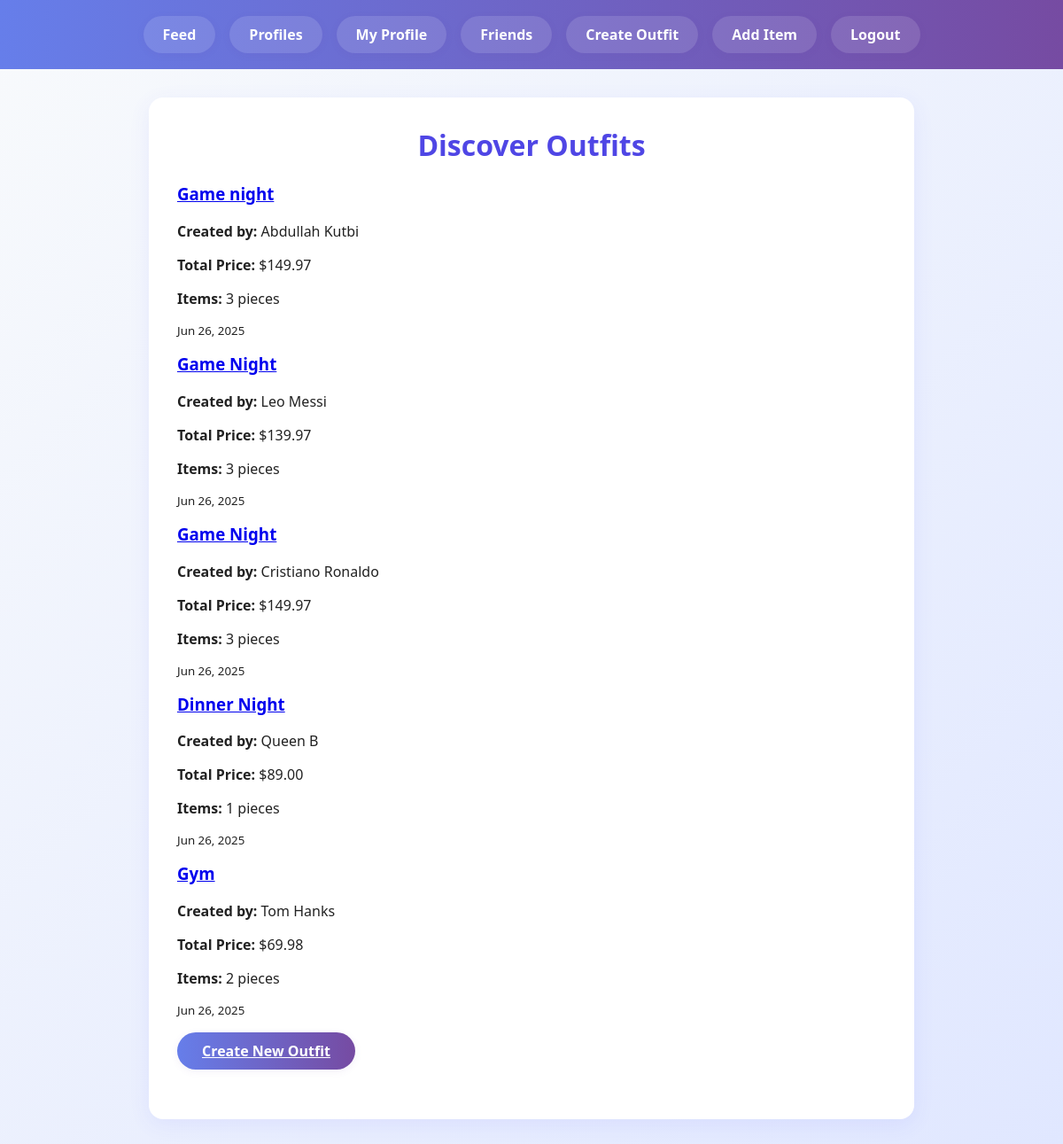
/project/outfits/ (signed in), run on the app's committed database.
### project/models.py (models this page shows, shortened)
class Outfit(models.Model):
    profile = models.ForeignKey(Profile, on_delete=models.CASCADE)
    subject = models.CharField(max_length=200)
    items = models.ManyToManyField(OutfitItem)
    timestamp = models.DateTimeField(auto_now_add=True, null=True)
    def total_price(self):
        return sum(item.price for item in self.items.all())

class Profile(models.Model):
    username = models.OneToOneField(User, on_delete=models.CASCADE, related_name='project_profile', null=True, blank=True)
    first_name = models.TextField(blank=False)
    last_name = models.TextField(blank=False)
    city = models.TextField(blank=False)
    email = models.EmailField(blank=False)
    image_url = models.TextField(blank=True)
    bio = models.TextField(blank=True)
    profile_image = models.ImageField(upload_to='profile_images/', blank=True, null=True)

class OutfitItem(models.Model):
    owner = models.ForeignKey(User, on_delete=models.CASCADE)
    ITEM_TYPES = [
        ('shirt', 'Shirt'),
        ('pants', 'Pants'),
        ('shoes', 'Shoes'),
        ('accessory', 'Accessory'),
        ('dress', 'Dress'),
        ('jacket', 'Jacket'),
        ('hat', 'Hat'),
        ('bag', 'Bag'),
    ]
    name = models.CharField(max_length=100)
    item_type = models.CharField(max_length=20, choices=ITEM_TYPES)
    image = models.ImageField(upload_to='outfit_images/')
    price = models.DecimalField(max_digits=8, decimal_places=2)
    brand = models.CharField(max_length=100)

### project/views.py (the view)
# urls.py: path('outfits/', views.OutfitListView.as_view(), name='outfit_list'),
class OutfitListView(ListView):
    model = Outfit
    template_name = 'project/outfit_list.html'
    context_object_name = 'outfits'
    def get_queryset(self):
        return Outfit.objects.all().order_by('-timestamp')

### project/templates/project/outfit_list.html (shortened to what this page needs)
{% extends 'project/base.html' %}
{% load static %}
{% block content %}
<div class="card">
    <h1>Discover Outfits</h1>
    {% if outfits %}
        <div class="outfit-grid">
            {% for outfit in outfits %}
            <div class="outfit-card">
                <div class="outfit-content">
                    <h3><a href="{% url 'project:outfit_detail' outfit.pk %}">{{ outfit.subject }}</a></h3>
                    <p><strong>Created by:</strong> {{ outfit.profile.first_name }} {{ outfit.profile.last_name }}</p>
                    <p><strong>Total Price:</strong> ${{ outfit.total_price }}</p>
                    <p><strong>Items:</strong> {{ outfit.items.count }} pieces</p>
                    <small>{{ outfit.timestamp|date:"M d, Y" }}</small>
                </div>
            </div>
            {% endfor %}
        </div>
    {% else %}
        <p>No outfits available yet. Be the first to create one!</p>
    {% endif %}
    {% if user.is_authenticated %}
        <p><a href="{% url 'project:create_outfit' %}" class="btn">Create New Outfit</a></p>
    {% endif %}
</div>
{% endblock %}

### static/styles.css (style rules this page uses)
body, input, button, select, textarea { font-family: 'Segoe UI', 'Arial', sans-serif; font-size: 16px; color: #222; background: linear-gradient(135deg, #f8fafc 0%, #e0e7ff 100%); margin: 0; padding: 0; }
.btn, button, input[type="submit"], input[type="button"] { display: inline-block; padding: 10px 28px; font-size: 16px; font-family: inherit; border-radius: 25px; border: none; cursor: pointer; background: linear-gradient(90deg, #667eea 0%, #764ba2 100%); color: #fff; font-weight: 600; transition: background 0.2s, transform 0.2s, box-shadow 0.2s; margin: 0 0.25em 0.5em 0; box-shadow: 0 2px 8px rgba(118, 75, 162, 0.08); }
h1, h2, h3, h4, h5, h6 { font-family: 'Segoe UI', 'Arial', sans-serif; font-weight: 700; color: #4f46e5; margin-top: 0; }
.card { background: #fff; border-radius: 16px; box-shadow: 0 6px 24px rgba(76, 81, 255, 0.08); padding: 2em; margin-bottom: 2em; max-width: 800px; margin: 2em auto; }
.outfit-content { margin-bottom: 1em; }
.centered-heading, .card > h1 { text-align: center; margin-left: auto; margin-right: auto; }

### data on the page
Outfit: subject "Game night", profile.first_name "Abdullah", profile.last_name "Kutbi", total_price "149.97", items.count "3", timestamp "Jun 26, 2025"
Outfit: subject "Game Night", profile.first_name "Leo", profile.last_name "Messi", total_price "139.97", items.count "3", timestamp "Jun 26, 2025"
Outfit: subject "Game Night", profile.first_name "Cristiano", profile.last_name "Ronaldo", total_price "149.97", items.count "3", timestamp "Jun 26, 2025"
Outfit: subject "Dinner Night", profile.first_name "Queen", profile.last_name "B", total_price "89.00", items.count "1", timestamp "Jun 26, 2025"
Outfit: subject "Gym", profile.first_name "Tom", profile.last_name "Hanks", total_price "69.98", items.count "2", timestamp "Jun 26, 2025"
